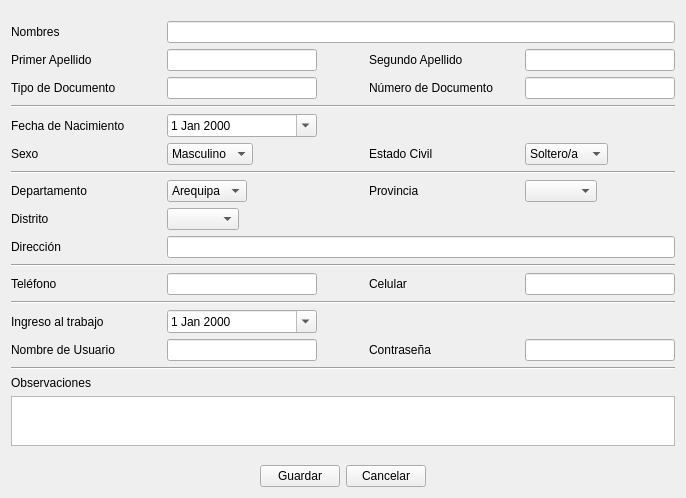
<?xml version="1.0" encoding="UTF-8"?>
<ui version="4.0">
 <class>Form</class>
 <widget class="QWidget" name="Form">
  <property name="geometry">
   <rect>
    <x>0</x>
    <y>0</y>
    <width>686</width>
    <height>488</height>
   </rect>
  </property>
  <property name="windowTitle">
   <string>Form</string>
  </property>
  <layout class="QGridLayout" name="gridLayout_2">
   <item row="0" column="0">
    <layout class="QGridLayout" name="gridLayout">
     <item row="0" column="0">
      <layout class="QGridLayout" name="gridLayout_4">
       <item row="0" column="0">
        <spacer name="horizontalSpacer_4">
         <property name="orientation">
          <enum>Qt::Horizontal</enum>
         </property>
         <property name="sizeType">
          <enum>QSizePolicy::Fixed</enum>
         </property>
         <property name="sizeHint" stdset="0">
          <size>
           <width>150</width>
           <height>10</height>
          </size>
         </property>
        </spacer>
       </item>
       <item row="0" column="1">
        <spacer name="horizontalSpacer_7">
         <property name="orientation">
          <enum>Qt::Horizontal</enum>
         </property>
         <property name="sizeType">
          <enum>QSizePolicy::Fixed</enum>
         </property>
         <property name="sizeHint" stdset="0">
          <size>
           <width>150</width>
           <height>10</height>
          </size>
         </property>
        </spacer>
       </item>
       <item row="0" column="2">
        <spacer name="horizontalSpacer_8">
         <property name="orientation">
          <enum>Qt::Horizontal</enum>
         </property>
         <property name="sizeType">
          <enum>QSizePolicy::Fixed</enum>
         </property>
         <property name="sizeHint" stdset="0">
          <size>
           <width>40</width>
           <height>10</height>
          </size>
         </property>
        </spacer>
       </item>
       <item row="0" column="3">
        <spacer name="horizontalSpacer_11">
         <property name="orientation">
          <enum>Qt::Horizontal</enum>
         </property>
         <property name="sizeType">
          <enum>QSizePolicy::Fixed</enum>
         </property>
         <property name="sizeHint" stdset="0">
          <size>
           <width>150</width>
           <height>10</height>
          </size>
         </property>
        </spacer>
       </item>
       <item row="0" column="4">
        <spacer name="horizontalSpacer_12">
         <property name="orientation">
          <enum>Qt::Horizontal</enum>
         </property>
         <property name="sizeType">
          <enum>QSizePolicy::Fixed</enum>
         </property>
         <property name="sizeHint" stdset="0">
          <size>
           <width>150</width>
           <height>10</height>
          </size>
         </property>
        </spacer>
       </item>
       <item row="1" column="0">
        <widget class="QLabel" name="label_25">
         <property name="text">
          <string>Nombres</string>
         </property>
        </widget>
       </item>
       <item row="2" column="1">
        <widget class="QLineEdit" name="lineEdit_10"/>
       </item>
       <item row="2" column="3">
        <widget class="QLabel" name="label_29">
         <property name="text">
          <string>Segundo Apellido</string>
         </property>
        </widget>
       </item>
       <item row="2" column="0">
        <widget class="QLabel" name="label_21">
         <property name="text">
          <string>Primer Apellido</string>
         </property>
        </widget>
       </item>
       <item row="2" column="4">
        <widget class="QLineEdit" name="lineEdit_16"/>
       </item>
       <item row="1" column="1" colspan="4">
        <widget class="QLineEdit" name="lineEdit_13"/>
       </item>
       <item row="3" column="0">
        <widget class="QLabel" name="label_24">
         <property name="text">
          <string>Tipo de Documento</string>
         </property>
        </widget>
       </item>
       <item row="3" column="1">
        <widget class="QLineEdit" name="lineEdit_9"/>
       </item>
       <item row="3" column="3">
        <widget class="QLabel" name="label_16">
         <property name="text">
          <string>Número de Documento</string>
         </property>
        </widget>
       </item>
       <item row="3" column="4">
        <widget class="QLineEdit" name="lineEdit_14"/>
       </item>
       <item row="5" column="0">
        <widget class="QLabel" name="label_28">
         <property name="text">
          <string>Fecha de Nacimiento</string>
         </property>
        </widget>
       </item>
       <item row="5" column="1">
        <widget class="QDateEdit" name="dateEdit_2">
         <property name="sizePolicy">
          <sizepolicy hsizetype="Expanding" vsizetype="Fixed">
           <horstretch>0</horstretch>
           <verstretch>0</verstretch>
          </sizepolicy>
         </property>
         <property name="calendarPopup">
          <bool>true</bool>
         </property>
        </widget>
       </item>
       <item row="6" column="0">
        <widget class="QLabel" name="label_17">
         <property name="text">
          <string>Sexo</string>
         </property>
        </widget>
       </item>
       <item row="6" column="1">
        <widget class="QComboBox" name="comboBox_8">
         <property name="sizePolicy">
          <sizepolicy hsizetype="Fixed" vsizetype="Fixed">
           <horstretch>0</horstretch>
           <verstretch>0</verstretch>
          </sizepolicy>
         </property>
         <item>
          <property name="text">
           <string>Masculino</string>
          </property>
         </item>
         <item>
          <property name="text">
           <string>Femenino</string>
          </property>
         </item>
        </widget>
       </item>
       <item row="6" column="3">
        <widget class="QLabel" name="label_20">
         <property name="sizePolicy">
          <sizepolicy hsizetype="Fixed" vsizetype="Preferred">
           <horstretch>0</horstretch>
           <verstretch>0</verstretch>
          </sizepolicy>
         </property>
         <property name="text">
          <string>Estado Civil</string>
         </property>
        </widget>
       </item>
       <item row="6" column="4">
        <widget class="QComboBox" name="comboBox_10">
         <property name="sizePolicy">
          <sizepolicy hsizetype="Fixed" vsizetype="Fixed">
           <horstretch>0</horstretch>
           <verstretch>0</verstretch>
          </sizepolicy>
         </property>
         <item>
          <property name="text">
           <string>Soltero/a</string>
          </property>
         </item>
         <item>
          <property name="text">
           <string>Casado/a</string>
          </property>
         </item>
         <item>
          <property name="text">
           <string>Otro</string>
          </property>
         </item>
        </widget>
       </item>
       <item row="8" column="0">
        <widget class="QLabel" name="label_23">
         <property name="text">
          <string>Departamento</string>
         </property>
        </widget>
       </item>
       <item row="8" column="3">
        <widget class="QLabel" name="label_18">
         <property name="text">
          <string>Provincia</string>
         </property>
        </widget>
       </item>
       <item row="9" column="0">
        <widget class="QLabel" name="label_26">
         <property name="text">
          <string>Distrito</string>
         </property>
        </widget>
       </item>
       <item row="8" column="1">
        <widget class="QComboBox" name="comboBox_7">
         <property name="sizePolicy">
          <sizepolicy hsizetype="Fixed" vsizetype="Fixed">
           <horstretch>0</horstretch>
           <verstretch>0</verstretch>
          </sizepolicy>
         </property>
         <item>
          <property name="text">
           <string>Arequipa</string>
          </property>
         </item>
        </widget>
       </item>
       <item row="8" column="4">
        <widget class="QComboBox" name="comboBox_9">
         <property name="sizePolicy">
          <sizepolicy hsizetype="Fixed" vsizetype="Fixed">
           <horstretch>0</horstretch>
           <verstretch>0</verstretch>
          </sizepolicy>
         </property>
        </widget>
       </item>
       <item row="9" column="1">
        <widget class="QComboBox" name="comboBox_6">
         <property name="sizePolicy">
          <sizepolicy hsizetype="Fixed" vsizetype="Fixed">
           <horstretch>0</horstretch>
           <verstretch>0</verstretch>
          </sizepolicy>
         </property>
        </widget>
       </item>
       <item row="10" column="0">
        <widget class="QLabel" name="label_19">
         <property name="text">
          <string>Dirección</string>
         </property>
        </widget>
       </item>
       <item row="10" column="1" colspan="4">
        <widget class="QLineEdit" name="lineEdit_12"/>
       </item>
       <item row="12" column="0">
        <widget class="QLabel" name="label_22">
         <property name="text">
          <string>Teléfono</string>
         </property>
        </widget>
       </item>
       <item row="12" column="3">
        <widget class="QLabel" name="label_27">
         <property name="text">
          <string>Celular</string>
         </property>
        </widget>
       </item>
       <item row="12" column="1">
        <widget class="QLineEdit" name="lineEdit_15"/>
       </item>
       <item row="12" column="4">
        <widget class="QLineEdit" name="lineEdit_11"/>
       </item>
       <item row="17" column="0">
        <widget class="QLabel" name="label_30">
         <property name="text">
          <string>Observaciones</string>
         </property>
        </widget>
       </item>
       <item row="18" column="0" colspan="5">
        <widget class="QTextEdit" name="textEdit_2">
         <property name="sizePolicy">
          <sizepolicy hsizetype="Expanding" vsizetype="Expanding">
           <horstretch>0</horstretch>
           <verstretch>0</verstretch>
          </sizepolicy>
         </property>
         <property name="minimumSize">
          <size>
           <width>0</width>
           <height>50</height>
          </size>
         </property>
         <property name="maximumSize">
          <size>
           <width>16777215</width>
           <height>50</height>
          </size>
         </property>
        </widget>
       </item>
       <item row="4" column="0" colspan="5">
        <widget class="Line" name="line">
         <property name="orientation">
          <enum>Qt::Horizontal</enum>
         </property>
        </widget>
       </item>
       <item row="7" column="0" colspan="5">
        <widget class="Line" name="line_2">
         <property name="orientation">
          <enum>Qt::Horizontal</enum>
         </property>
        </widget>
       </item>
       <item row="11" column="0" colspan="5">
        <widget class="Line" name="line_3">
         <property name="orientation">
          <enum>Qt::Horizontal</enum>
         </property>
        </widget>
       </item>
       <item row="13" column="0" colspan="5">
        <widget class="Line" name="line_4">
         <property name="orientation">
          <enum>Qt::Horizontal</enum>
         </property>
        </widget>
       </item>
       <item row="14" column="0">
        <widget class="QLabel" name="label">
         <property name="text">
          <string>Ingreso al trabajo</string>
         </property>
        </widget>
       </item>
       <item row="15" column="0">
        <widget class="QLabel" name="label_2">
         <property name="text">
          <string>Nombre de Usuario</string>
         </property>
        </widget>
       </item>
       <item row="15" column="3">
        <widget class="QLabel" name="label_3">
         <property name="text">
          <string>Contraseña</string>
         </property>
        </widget>
       </item>
       <item row="15" column="1">
        <widget class="QLineEdit" name="lineEdit"/>
       </item>
       <item row="15" column="4">
        <widget class="QLineEdit" name="lineEdit_2"/>
       </item>
       <item row="14" column="1">
        <widget class="QDateEdit" name="dateEdit">
         <property name="calendarPopup">
          <bool>true</bool>
         </property>
        </widget>
       </item>
       <item row="16" column="0" colspan="5">
        <widget class="Line" name="line_5">
         <property name="orientation">
          <enum>Qt::Horizontal</enum>
         </property>
        </widget>
       </item>
      </layout>
     </item>
     <item row="1" column="0">
      <spacer name="verticalSpacer">
       <property name="orientation">
        <enum>Qt::Vertical</enum>
       </property>
       <property name="sizeType">
        <enum>QSizePolicy::Fixed</enum>
       </property>
       <property name="sizeHint" stdset="0">
        <size>
         <width>20</width>
         <height>13</height>
        </size>
       </property>
      </spacer>
     </item>
     <item row="2" column="0">
      <layout class="QGridLayout" name="gridLayout_3">
       <item row="0" column="0">
        <spacer name="horizontalSpacer_5">
         <property name="orientation">
          <enum>Qt::Horizontal</enum>
         </property>
         <property name="sizeHint" stdset="0">
          <size>
           <width>40</width>
           <height>20</height>
          </size>
         </property>
        </spacer>
       </item>
       <item row="0" column="1">
        <widget class="QPushButton" name="pushButton_Aceptar">
         <property name="text">
          <string>Guardar</string>
         </property>
         <property name="shortcut">
          <string>Return</string>
         </property>
        </widget>
       </item>
       <item row="0" column="2">
        <widget class="QPushButton" name="pushButton_Cancelar">
         <property name="text">
          <string>Cancelar</string>
         </property>
         <property name="shortcut">
          <string>Esc</string>
         </property>
        </widget>
       </item>
       <item row="0" column="3">
        <spacer name="horizontalSpacer_6">
         <property name="orientation">
          <enum>Qt::Horizontal</enum>
         </property>
         <property name="sizeHint" stdset="0">
          <size>
           <width>40</width>
           <height>20</height>
          </size>
         </property>
        </spacer>
       </item>
      </layout>
     </item>
    </layout>
   </item>
  </layout>
 </widget>
 <resources/>
 <connections/>
</ui>
